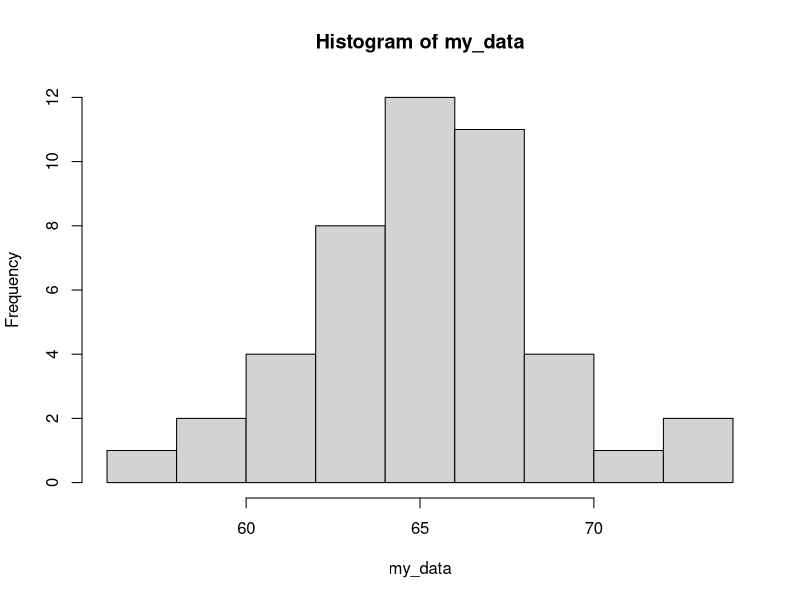

This figure's R source: (Note: this script raises an error after producing the figure.)

#*********** Descriptive Statistics ********************
#Trimmed mean is a measure designed to address the sensitivity of the sample
#mean to extreme observations.
#Relative frequency: prop.table(table())
x <- table(state.region)
mean(x)
prop.table(x)
mean(x, trim=0.5)

#Import data to my_file as a vector 
my_data <- scan("schaum2_9.txt")
mean(my_data)
hist(my_data)
fmy_data





















